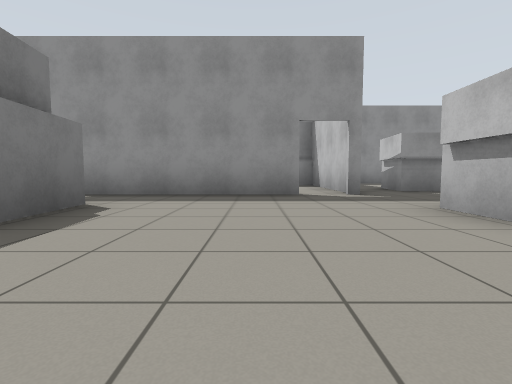
[1] (above)

24 first-person views from a walk through a robot-simulator world made for Gazebo. The camera is 0.72 m above the floor, tilts 4° down and sees 85° across. The floor is counted in squares, 2 m on a side. Each view is taken from the middle of a square. On the plan, view 1 faces up. The plan holds only what a view shows up to about 9 squares ahead; the rest is blank.

[2]
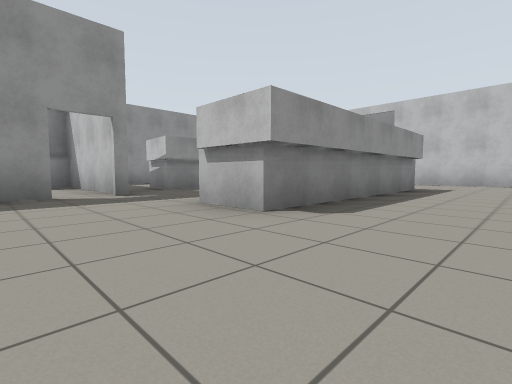

[3]
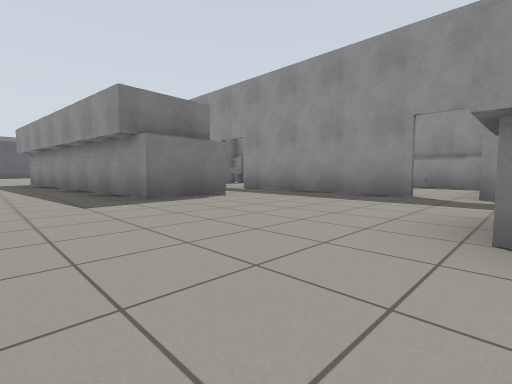

[4]
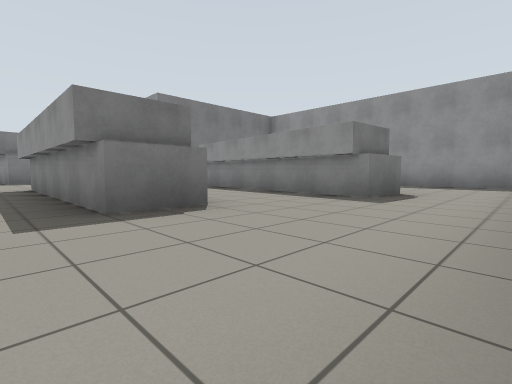

[5]
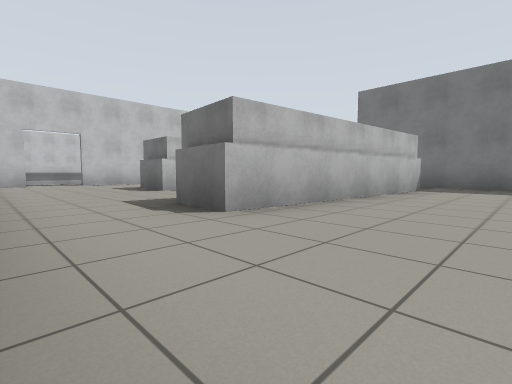

[6]
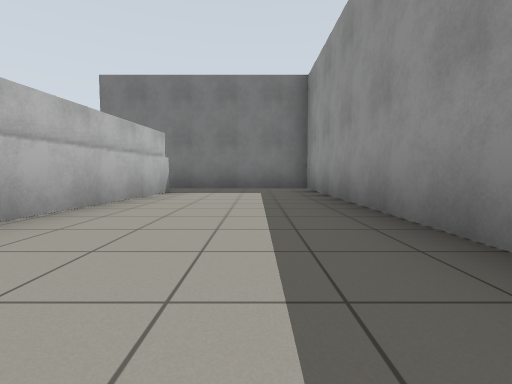

[7]
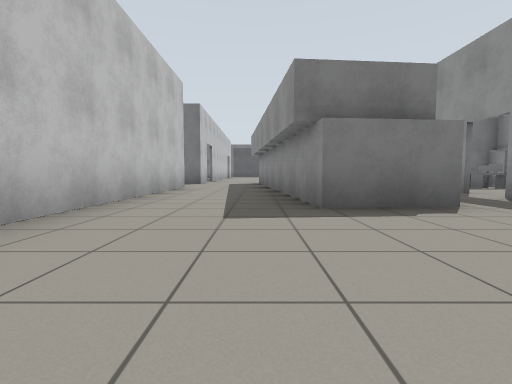

[8]
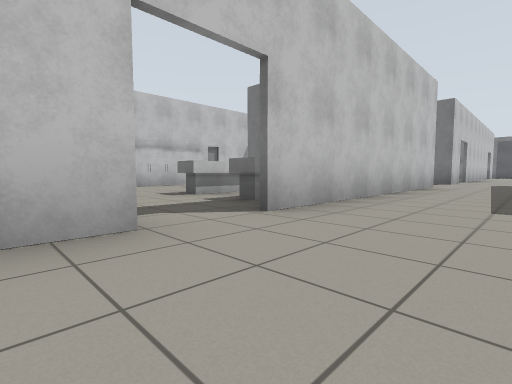

[9]
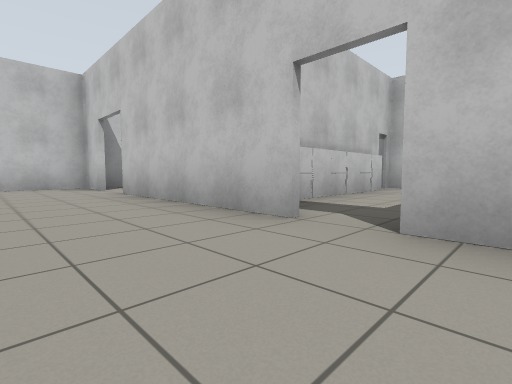

[10]
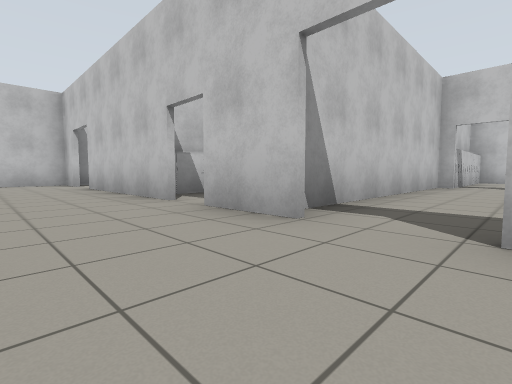

[11]
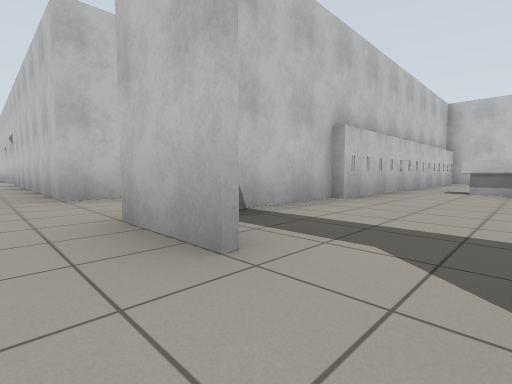

[12]
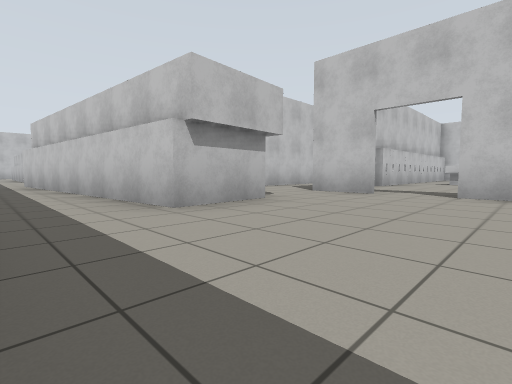

[13]
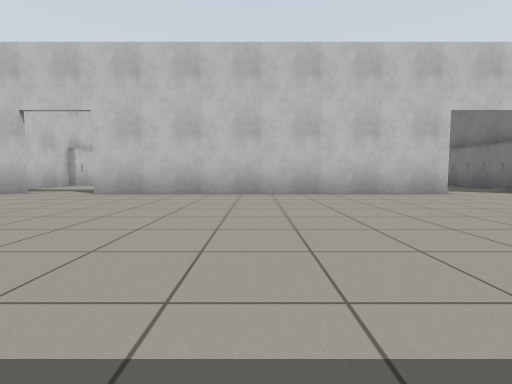

[14]
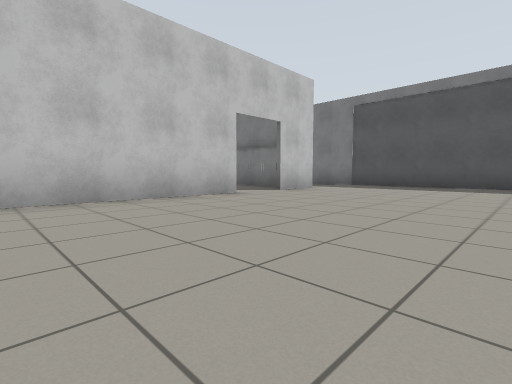

[15]
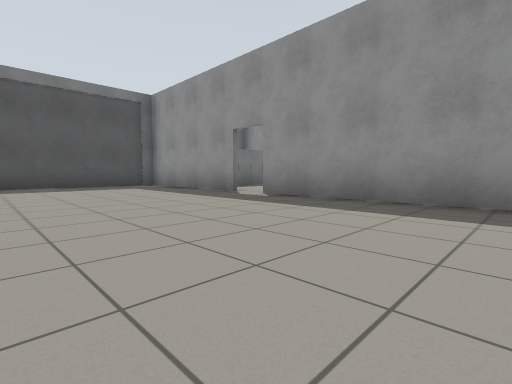

[16]
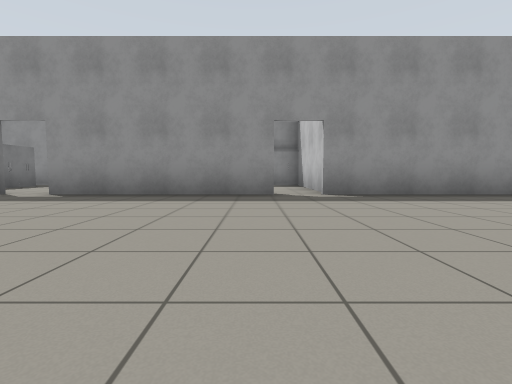

[17]
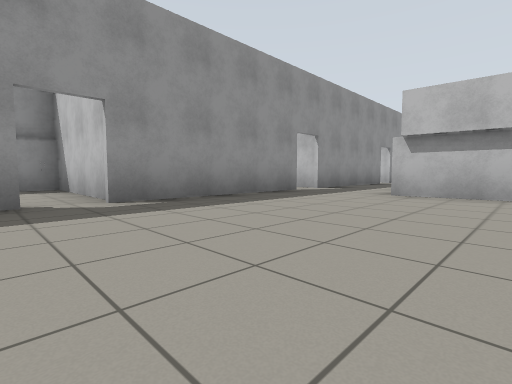

[18]
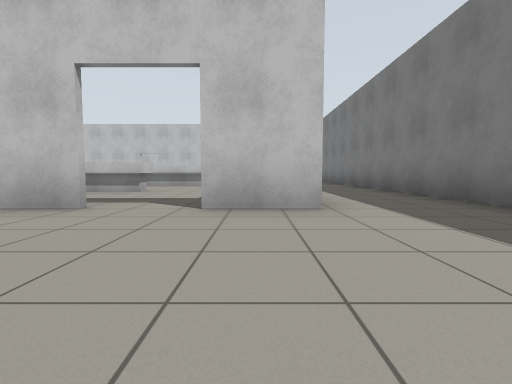

[19]
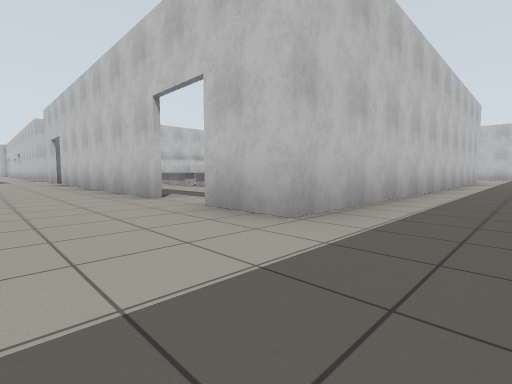

[20]
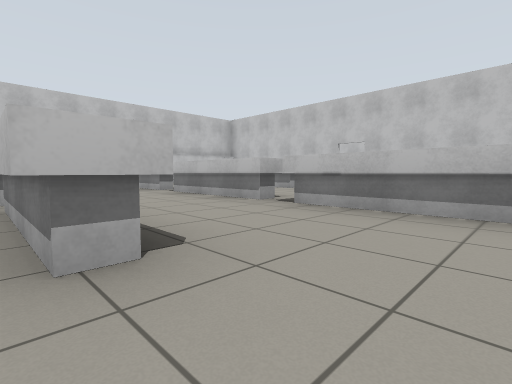

[21]
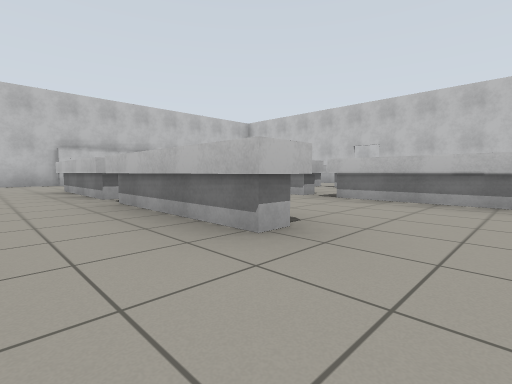

[22]
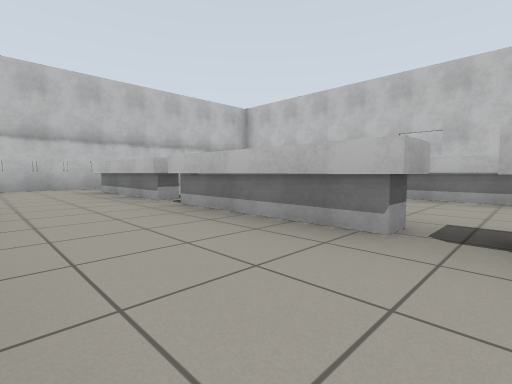

[23]
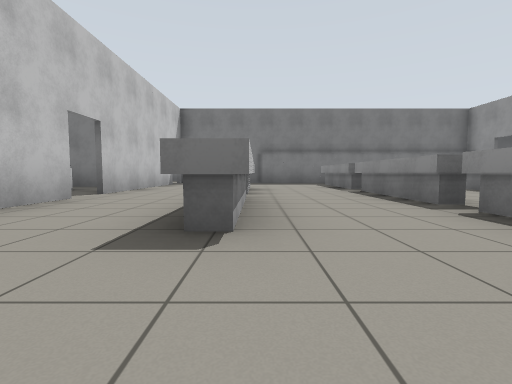

[24]
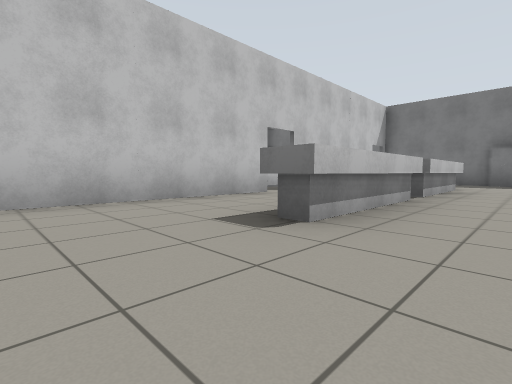

### Floor plan
Ten units are one square. View 1 is at (0, 0); x grows to the right and y downward. Boxes are objects, and circles mark ways between rooms. Rooms are numbered by the first view taken in them; rooms with no view inside come last. Other rooms are left out.
<svg viewBox="-220 -97 320 219">
<path fill="none" stroke="#000" d="M59 -28 63 -28 63 -16 19 -16 19 -29M16 -45 16 -55M29 -64 72 -60 71 -48 28 -52M64 -28 64 -16M8 -46 -30 -46M64 -18 18 -18M72 -50 28 -54M74 -60 73 -48M32 7 70 7M12 7 26 7M81 7 92 7M-18 -17 -55 -14M88 -92 17 -92 17 -59M91 16 91 -26M-38 -46 -55 -46M-55 -29 -19 -32 -18 -14 -58 -11M-59 7 1 7M66 22 81 22M-164 7 -101 7M-171 -46 -208 -46M-126 -46 -164 -46M-207 6 -207 70M-91 7 -79 7M-83 -8 -84 -26 -55 -29M-187 -74 -187 -60M-82 -46 -118 -46M-187 76 -187 7 -174 7M-55 -46 -73 -46M-82 55 -82 35M-79 36 -80 18M-184 25 -184 39M-146 35 -151 35M-118 57 -91 57M-145 57 -120 57M-160 36 -160 32M-170 57 -150 57M-184 15 -184 25M-130 32 -105 32M-160 32 -134 32M-129 105 -82 105 -82 75M-176 105 -136 105M-184 74 -184 79M-187 78 -187 99M-106 81 -106 86M-148 117 -141 117M-82 75 -82 55M-130 81 -106 81M-120 60 -145 60M-111 60 -118 60M-150 60 -174 60M-160 81 -134 81M44 21 44 14M42 44 42 12M44 44 44 22M-79 7 -79 12M-59 24 -59 7M-55 -14 -84 -11"/>
<rect x="85" y="-75" width="10" height="40" fill="#bbb"><title>grey box</title></rect>
<rect x="-215" y="-45" width="10" height="50" fill="#bbb"><title>grey box</title></rect>
<rect x="35" y="45" width="10" height="10" fill="#bbb"><title>other object</title></rect>
<circle cx="-60" cy="-40" r="3" fill="#2a7"/>
<circle cx="30" cy="10" r="3" fill="#2a7"/>
<circle cx="-60" cy="0" r="3" fill="#2a7"/>
<circle cx="-100" cy="10" r="3" fill="#2a7"/>
<circle cx="-170" cy="10" r="3" fill="#2a7"/>
<circle cx="-80" cy="0" r="3" fill="#2a7"/>
<circle cx="-130" cy="30" r="3" fill="#2a7"/>
<circle cx="-170" cy="30" r="3" fill="#2a7"/>
<circle cx="-95" cy="30" r="3" fill="#2a7"/>
<circle cx="-120" cy="60" r="3" fill="#2a7"/>
<circle cx="-150" cy="60" r="3" fill="#2a7"/>
<circle cx="-170" cy="60" r="3" fill="#2a7"/>
<circle cx="-90" cy="60" r="3" fill="#2a7"/>
<circle cx="-130" cy="80" r="3" fill="#2a7"/>
<circle cx="-170" cy="80" r="3" fill="#2a7"/>
<circle cx="-95" cy="80" r="3" fill="#2a7"/>
<text x="40" y="-40">1</text>
<text x="-150" y="-10">2</text>
<text x="-130" y="40">3</text>
<text x="-130" y="20">4</text>
<text x="-130" y="90">5</text>
<text x="-130" y="70">6</text>
<text x="30" y="30">7</text>
<text x="-70" y="10">8</text>
</svg>
Room 1 opens to room 2. Room 1 opens to room 7. Room 1 opens to room 8. Room 2 opens to room 4. Room 2 opens to room 8. Room 3 opens to room 4. Room 3 opens to room 6. Room 5 opens to room 6.

Where each view was taken, in squares from view 1:
view 1: 0 up, 0 right, facing up
view 2: 0 up, 0 right, facing up-right
view 3: 0 up, 2 right, facing up-left
view 4: 1 up, 9 right, facing up-left
view 5: 8 up, 9 right, facing down-left
view 6: 8 up, 8 right, facing left
view 7: 1 up, 1 right, facing left
view 8: 1 up, 2 right, facing down-left
view 9: 1 up, 2 right, facing down-right
view 10: 1 up, 0 right, facing down-right
view 11: 0 up, 10 left, facing down-right
view 12: 4 up, 11 left, facing down-right
view 13: 4 up, 13 left, facing down
view 14: 3 up, 13 left, facing down-left
view 15: 1 up, 13 left, facing up-left
view 16: 0 up, 13 left, facing up
view 17: 1 up, 13 left, facing up-right
view 18: 2 up, 18 left, facing down
view 19: 1 up, 20 left, facing down-right
view 20: 3 down, 17 left, facing down-right
view 21: 2 down, 17 left, facing down-right
view 22: 4 down, 15 left, facing down-right
view 23: 8 down, 9 left, facing left
view 24: 7 down, 9 left, facing down-left
